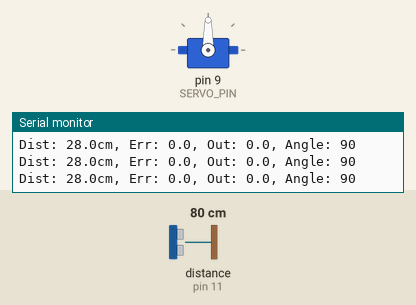
A sketch run on a simulated Arduino Uno, built with avr-gcc and run on an emulated ATmega328P. Parts: servo, the last lines printed to the serial monitor. Wiring (inferred from the names in the program): ultrasonic range finder: trigger pin 10; echo pin 11. The inputs (shaded band) are chosen by the test bench; at power-on: distance to the obstacle (sensor on pin 11) 80 cm. The echo pulse lasts 58.3 µs per cm.

Above: at 1.2 s.
1.3 s: distance to the obstacle (sensor on pin 11) set to 4 cm
At 1.68 s:
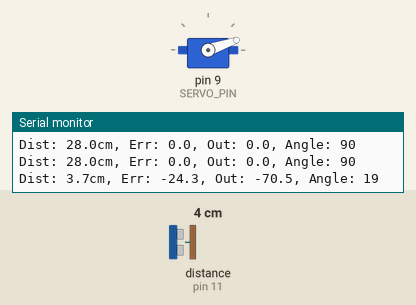
At 2.29 s:
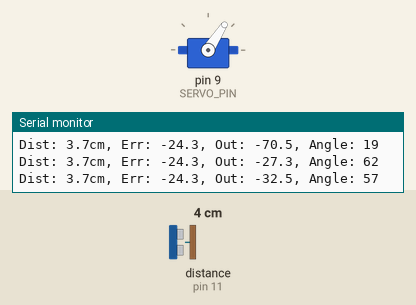
4.3 s: distance to the obstacle (sensor on pin 11) set to 60 cm
10.3 s: distance to the obstacle (sensor on pin 11) set to 35 cm
At 12.5 s:
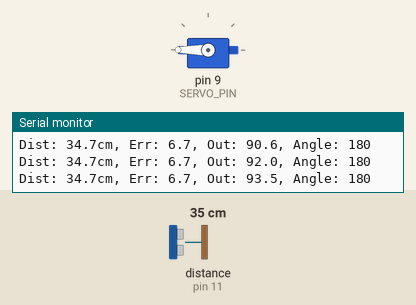
Timing chart, 0 to 14.0 s (numbered marks = the images above; inputs shaded):
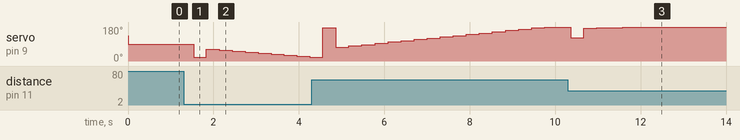

Measured:
- after the input at 1.3 s, servo on pin 9 (SERVO_PIN): 90° → 19° after 0.23 s, → 62° 0.30 s later, → 57° 0.30 s later, → 52° 0.30 s later, … (10 changes in this stretch)
- after the input at 10.3 s, servo on pin 9 (SERVO_PIN): 180° → 124° after 0.07 s, → 174° 0.30 s later, → 176° 0.30 s later, → 177° 0.30 s later, … (6 changes in this stretch)

The sketch:

arduino-debug.ino
```cpp
#include <Servo.h>

// Pin definitions
const int TRIGGER_PIN = 10;
const int ECHO_PIN = 11;
const int SERVO_PIN = 9;

// PID constants
const double Kp = 0.7;
const double Ki = 0.7;
const double Kd = 0.6;

// Control parameters
const double setpoint = 28.0; // Target distance in cm

// Servo object
Servo beam_servo;

// PID state variables
double integral = 0.0;
double last_error = 0.0;
unsigned long last_time = 0;

void setup() {
  Serial.begin(115200);

  // Initialize servo
  beam_servo.attach(SERVO_PIN);
  beam_servo.write(135); // Start at a neutral angle

  // Initialize sonar pins
  pinMode(TRIGGER_PIN, OUTPUT);
  pinMode(ECHO_PIN, INPUT);

  last_time = millis();
  Serial.println("Arduino setup complete. Starting control loop.");
}

void loop() {
  // 1. Read distance from sonar
  double current_distance = read_distance();

  // 2. Calculate PID
  unsigned long now = millis();
  double dt = (double)(now - last_time) / 1000.0; // Time difference in seconds
  if (dt == 0) {
    // Avoid division by zero on the first loop or very fast loops
    delay(10);
    return;
  }

  double error = current_distance - setpoint;
  integral += error * dt;
  double derivative = (error - last_error) / dt;
  double output = Kp * error + Ki * integral + Kd * derivative;

  // 3. Calculate servo angle
  // The base angle is 90. The output adjusts it.
  // Angle < 90: moves the ball away from the sensor
  // Angle > 90: brings the ball closer to the sensor
  int angle = 90 + output;
  angle = constrain(angle, 0, 180); // Limit angle to servo's safe range

  // 4. Command the servo
  beam_servo.write(angle);

  // 5. Update state for next iteration
  last_error = error;
  last_time = now;

  // 6. Print debug information
  Serial.print("Dist: ");
  Serial.print(current_distance, 1);
  Serial.print("cm, Err: ");
  Serial.print(error, 1);
  Serial.print(", Out: ");
  Serial.print(output, 1);
  Serial.print(", Angle: ");
  Serial.println(angle);

  // Control loop frequency
  delay(300);
}

// Function to read distance from HC-SR04 sonar
double read_distance() {
  // Send a 10us pulse to trigger the sensor
  digitalWrite(TRIGGER_PIN, LOW);
  delayMicroseconds(2);
  digitalWrite(TRIGGER_PIN, HIGH);
  delayMicroseconds(10);
  digitalWrite(TRIGGER_PIN, LOW);

  // Read the echo pin, which returns the sound wave travel time in microseconds
  long duration = pulseIn(ECHO_PIN, HIGH);

  // Calculate the distance in cm
  // Speed of sound = 343 m/s = 0.0343 cm/us
  // Distance = (travel time / 2) * speed of sound
  double distance = (duration * 0.0343) / 2.0;

  // Basic filtering for invalid readings
  if (distance <= 2 || distance >= 65) {
      // If out of range, return the last valid error's implied distance
      // to avoid sudden jumps. This is a simple way to handle noise.
      return setpoint + last_error;
  }

  return distance;
}
```
